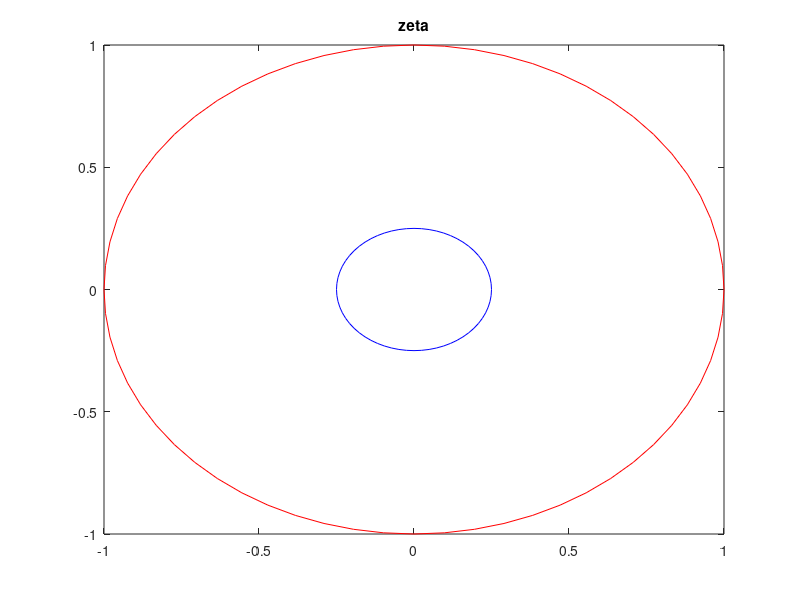

Source code (MATLAB): (Note: this script raises an error after producing the figure.)
close all
clear
theta = 0:2*pi/64:2*pi;
q = 0.25;
r = q:0.01:1;
zeta_1 = exp(1i*theta);
zeta_2 = q*exp(1i*theta);


th = repmat(zeta_1,size(r,2),1);
ro = repmat(r',1,size(zeta_1,2));
zeta_test = ro.*th;
%
% in conformally mapped plane
figure(1)
   plot(real(zeta_1),imag(zeta_1),'r')
   hold on
   plot(real(zeta_2),imag(zeta_2),'b')
   title('zeta')

disp('pick an alpha')
xy = ginput(1)
alpha = xy(1) + 1i*xy(2)
   plot(xy(1),xy(2),'r*')

z=inline('(zeta-alpha)./(abs(alpha)*(zeta-1/alpha))','zeta','alpha')
z1 = z(zeta_1,alpha);
z2 = z(zeta_2,alpha);
x1 = inline('(z+conj(z))./(1+abs(z).^2)','z')
x2 = inline('(z-conj(z))./(1i*(1+abs(z).^2))','z')
x3 = inline('(-1+abs(z).^2)./(1+abs(z).^2)','z')

%zet = @(z) (alpha - (abs(alpha).*z)./alpha)./(1 - abs(alpha).*z);
%
% in stereographic plane
%Load points 
%load xzeta_grid.dat
 %a = zeros(NX,NY);
 %a(:) = xzeta_grid(:);
 %xz_grid = a;
%load yzeta_grid.dat
 %a = zeros(NX,NY);
 %a(:) = yzeta_grid(:);
 %yz_grid = a;
    
 %xzeta_grid = zet(xz_grid);
 %yzeta_grid = zet(yz_grid);
 
 %zeta_grid = xzeta_grid + 1i.*yzeta_grid;
 xzeta_test = real(zeta_test);
 yzeta_test = imag(zeta_test);
 gtest = true_solution(zeta_test,alpha,q);
 xz_test = real(z(zeta_test, alpha));
 yz_test = imag(z(zeta_test,alpha));
 
figure(2)
   plot(real(z1),imag(z1),'r')
   hold on
   plot(real(z2),imag(z2),'b')
   title('z')
    vc = -.5:.1:5;
    contour(xz_test,yz_test,gtest,vc)
    hold on
   
  
% on sphere
figure(3)
   sphere
   colormap(gray)
   shading flat
   hold on
   %alpha(0.5)
   plot3(x1(z1),x2(z1),x3(z1),'r')
   hold on
   plot3(x1(z2),x2(z2),x3(z2),'b')
   title('sphere')
